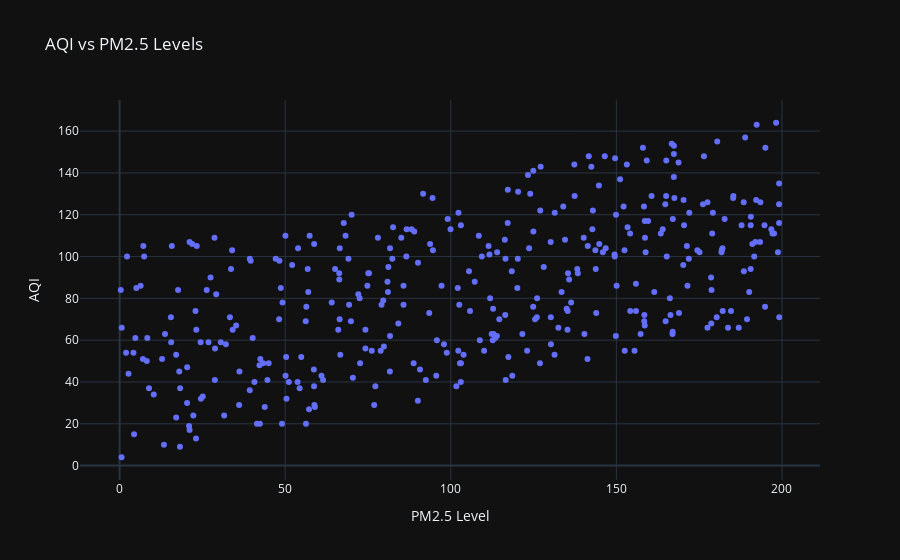

The cell this chart's notebook holds for it:
### Code cell
# Scatter Plot for AQI vs PM2.5 using Plotly
fig = px.scatter(df, x='PM2.5', y='AQI', 
                 title="AQI vs PM2.5 Levels", 
                 labels={'PM2.5': 'PM2.5 Level', 'AQI': 'AQI'})
fig.update_layout(template="plotly_dark")
fig.show()

### Figure 1 — Plotly figure (JSON) as saved in the notebook; plotly's stock layout.template omitted (floating-point values rounded to 4 significant figures; data arrays with more than 128 entries replaced by an {"elided": "..."} marker saying what was removed)
{"data": [{"hovertemplate": "PM2.5 Level=%{x}<br>AQI=%{y}<extra></extra>", "legendgroup": "", "marker": {"color": "#636efa", "symbol": "circle"}, "mode": "markers", "name": "", "orientation": "v", "showlegend": false, "type": "scatter", "x": {"elided": "365 float values"}, "xaxis": "x", "y": {"elided": "365 int values"}, "yaxis": "y"}], "layout": {"legend": {"tracegroupgap": 0}, "title": {"text": "AQI vs PM2.5 Levels"}, "xaxis": {"anchor": "y", "domain": [0, 1], "title": {"text": "PM2.5 Level"}}, "yaxis": {"anchor": "x", "domain": [0, 1], "title": {"text": "AQI"}}}}
